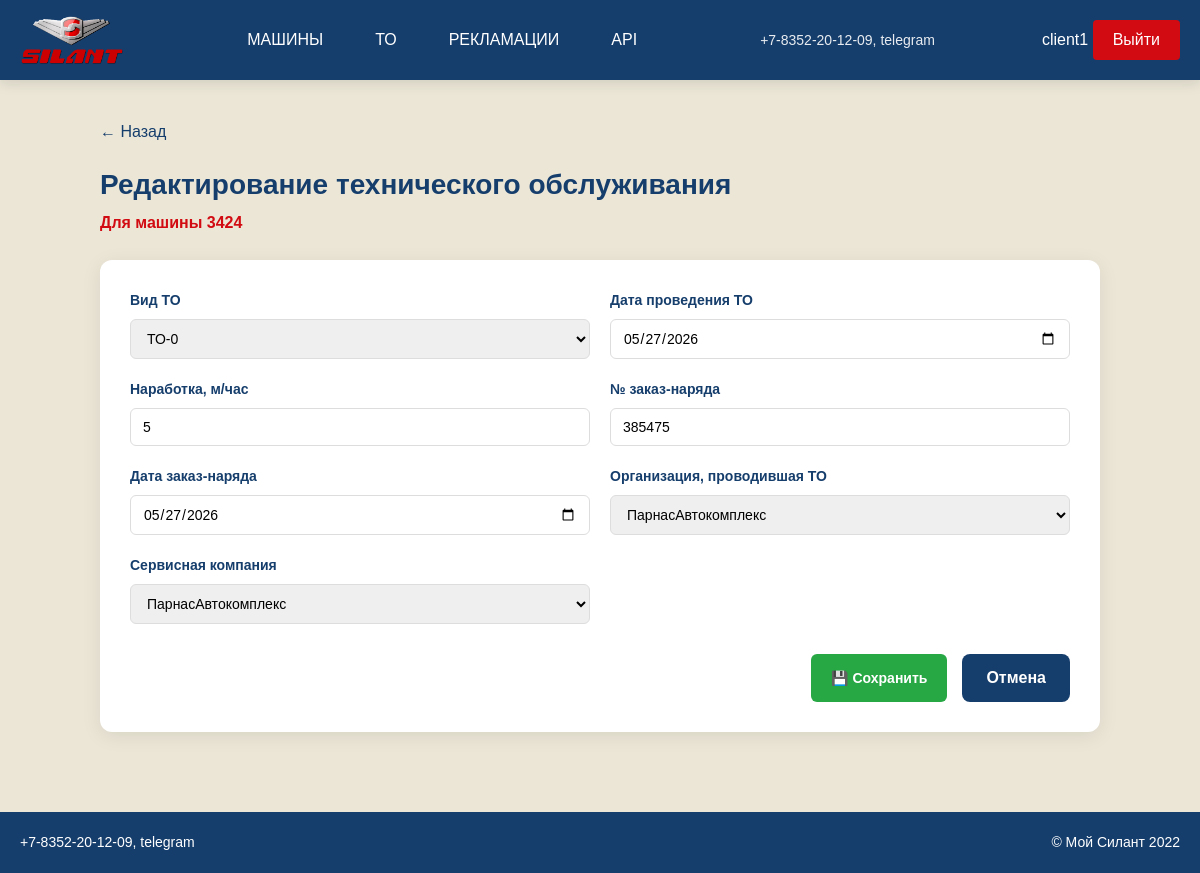
Page /maintenance/9/edit/ (signed in) on the committed database.
### accounts/models.py (models this page shows, shortened)
class User(AbstractUser):
    ROLE_CHOICES = (
        ('client', 'Клиент'),
        ('service', 'Сервисная организация'),
        ('manager', 'Менеджер'),
    )
    role = models.CharField('Роль', max_length=20, choices=ROLE_CHOICES, blank=True)
    phone = models.CharField('Телефон', max_length=20, blank=True)
    company_name = models.CharField('Название организации', max_length=200, blank=True)
    class Meta:
        verbose_name = 'Пользователь'
        verbose_name_plural = 'Пользователи'

### machines/models.py (models this page shows, shortened)
class Machine(models.Model):
    factory_number = models.CharField('Зав. № машины', max_length=50, unique=True)
    technique_model = models.ForeignKey(TechniqueModel, on_delete=models.CASCADE, verbose_name='Модель техники')
    engine_model = models.ForeignKey(EngineModel, on_delete=models.CASCADE, verbose_name='Модель двигателя')
    engine_number = models.CharField('Зав. № двигателя', max_length=50)
    transmission_model = models.ForeignKey(TransmissionModel, on_delete=models.CASCADE,
                                           verbose_name='Модель трансмиссии')
    transmission_number = models.CharField('Зав. № трансмиссии', max_length=50)
    drive_axle_model = models.ForeignKey(DriveAxleModel, on_delete=models.CASCADE, verbose_name='Модель ведущего моста')
    drive_axle_number = models.CharField('Зав. № ведущего моста', max_length=50)
    steer_axle_model = models.ForeignKey(SteerAxleModel, on_delete=models.CASCADE,
                                         verbose_name='Модель управляемого моста')
    steer_axle_number = models.CharField('Зав. № управляемого моста', max_length=50)
    supply_contract = models.CharField('Договор поставки №, дата', max_length=100)
    shipping_date = models.DateField('Дата отгрузки с завода')
    consignee = models.CharField('Грузополучатель (конечный потребитель)', max_length=200)
    delivery_address = models.TextField('Адрес поставки (эксплуатации)')
    equipment = models.TextField('Комплектация (доп. опции)', blank=True)
    client = models.ForeignKey(
        settings.AUTH_USER_MODEL,
        on_delete=models.CASCADE,
        related_name='machines_as_client',
        verbose_name='Клиент',
        limit_choices_to={'role': 'client'}
    )
    service_company = models.ForeignKey(
        ServiceCompany,
        on_delete=models.CASCADE,
        verbose_name='Сервисная компания'
    )
    class Meta:
        verbose_name = 'Машина'
        verbose_name_plural = 'Машины'
        ordering = ['-shipping_date']

### maintenances/models.py (models this page shows, shortened)
class Maintenance(models.Model):
    maintenance_type = models.ForeignKey(MaintenanceType, on_delete=models.CASCADE, verbose_name='Вид ТО')
    maintenance_date = models.DateField('Дата проведения ТО')
    operating_hours = models.PositiveIntegerField('Наработка, м/час')
    work_order_number = models.CharField('№ заказ-наряда', max_length=50)
    work_order_date = models.DateField('Дата заказ-наряда')
    organization = models.ForeignKey(
        ServiceCompany,
        on_delete=models.CASCADE,
        verbose_name='Организация, проводившая ТО',
        related_name='maintenances_as_organization'
    )
    machine = models.ForeignKey(Machine, on_delete=models.CASCADE, related_name='maintenances', verbose_name='Машина')
    service_company = models.ForeignKey(ServiceCompany, on_delete=models.CASCADE, verbose_name='Сервисная компания')
    class Meta:
        verbose_name = 'Техническое обслуживание'
        verbose_name_plural = 'Технические обслуживания'
        ordering = ['-maintenance_date']

### maintenances/views.py (the view, shortened to what this page needs)
# urls.py: path('maintenance/<int:pk>/edit/', MaintenanceUpdateView.as_view(), name='maintenance_edit'),
class MaintenanceUpdateView(LoginRequiredMixin, UserPassesTestMixin, UpdateView):
    model = Maintenance
    form_class = MaintenanceForm
    template_name = 'maintenances/maintenance_form.html'
    def test_func(self):
        user = self.request.user
        maintenance = self.get_object()
        company_name = user.company_name if hasattr(user, 'company_name') else None
        is_client = user.groups.filter(name='Клиент').exists()
        is_service = user.groups.filter(name='Сервисная организация').exists()
        is_manager = user.is_superuser or user.groups.filter(name='Менеджер').exists()
        if is_manager:
            return True
        if is_client:
            return maintenance.machine.client == user
        if is_service:
            return maintenance.machine.service_company.name == company_name
        return False
    def get_context_data(self, **kwargs):
        context = super().get_context_data(**kwargs)
        context['machine'] = self.get_object().machine
        return context
    def get_form_kwargs(self):
        kwargs = super().get_form_kwargs()
        kwargs['user'] = self.request.user
        return kwargs
    def get_initial(self):
        initial = super().get_initial()
        obj = self.get_object()
        if obj.maintenance_date:
            initial['maintenance_date'] = obj.maintenance_date.strftime('%Y-%m-%d')
        if obj.work_order_date:
            initial['work_order_date'] = obj.work_order_date.strftime('%Y-%m-%d')
        return initial

### maintenances/forms.py (shortened to what this page needs)
class MaintenanceForm(forms.ModelForm):
    class Meta:
        model = Maintenance
        fields = ['maintenance_type', 'maintenance_date', 'operating_hours',
                  'work_order_number', 'work_order_date', 'organization', 'service_company']
        widgets = {
            'maintenance_date': forms.DateInput(attrs={'type': 'date'}),
            'work_order_date': forms.DateInput(attrs={'type': 'date'}),
        }
    def __init__(self, *args, **kwargs):
        user = kwargs.pop('user', None)
        super().__init__(*args, **kwargs)
        can_edit = user and (user.is_superuser or user.groups.filter(name='Менеджер').exists())

### reference_books/models.py (called while the page is built)
    def __str__(self):
        return self.name

### templates/maintenances/maintenance_form.html (shortened to what this page needs)
{% extends 'base.html' %}
{% load static %}
{% block content %}
<div class="form-page">
    <div class="breadcrumb">
        <a href="javascript:history.back()">← Назад</a>
    </div>
    <div class="form-header">
        <h1>{% if form.instance.pk %}Редактирование технического обслуживания{% else %}Добавление технического обслуживания{% endif %}</h1>
        <p class="subtitle">Для машины {{ machine.factory_number }}</p>
    </div>
    <div class="form-card">
        <form method="post" class="main-form">
            <div class="form-grid">
                {% for field in form %}
                <div class="form-group">
                    <label for="{{ field.id_for_label }}">{{ field.label }}</label>
                    {{ field }}
                </div>
                {% endfor %}
            </div>
            <div class="form-buttons">
                <button type="submit" class="btn-save">💾 Сохранить</button>
                <a href="{% url 'machine_detail' machine.pk %}" class="btn-cancel">Отмена</a>
            </div>
        </form>
    </div>
</div>
{% endblock %}

### templates/base.html (shortened to what this page needs)
<!DOCTYPE html>
<html lang="ru">
<head>
    {% load static %}
    <link rel="stylesheet" href="{% static 'css/style.css' %}">
    <link rel="stylesheet" href="{% static 'css/responsive.css' %}">
</head>
<body>
    <header>
        <div class="container header-container">
            <div class="logo">
                <a href="{% url 'home' %}" class="logo-link">
                    <img src="{% static 'images/logo.png' %}" alt="Силант" height="50">
                </a>
            </div>
            {% if user.is_authenticated %}
            <div class="nav-links">
                <a href="{% url 'machine_list' %}">МАШИНЫ</a>
                <a href="{% url 'maintenance_list' %}">ТО</a>
                <a href="{% url 'complaint_list' %}">РЕКЛАМАЦИИ</a>
                <a href="/api/">API</a>
            </div>
            {% endif %}
            <div class="contacts">
                +7-8352-20-12-09, telegram
            </div>
            <div class="auth">
                {% if user.is_authenticated %}
                    {{ user.username }}
                    <a href="{% url 'account_logout' %}">Выйти</a>
                {% else %}
                    <a href="{% url 'account_login' %}">Авторизация</a>
                {% endif %}
            </div>
        </div>
    </header>
    <main>
        <div class="container">
            {% block content %}{% endblock %}
        </div>
    </main>
    <footer>
        <div class="container footer-container">
            <div>+7-8352-20-12-09, telegram</div>
            <div>© Мой Силант 2022</div>
        </div>
    </footer>
</body>
</html>

### static/css/responsive.css (style rules this page uses)
@media (max-width: 1366px) { .container { max-width: 1200px; } }

### static/css/base.css (style rules this page uses)
* { margin: 0; padding: 0; box-sizing: border-box; font-family: 'PT Astra Sans', 'PT Sans', sans-serif; }
:root { --primary: #163E6C; --primary-dark: #0f2e4d; --secondary: #D20A11; --secondary-dark: #a0080d; --bg-light: #EBE6D6; --bg-white: #FFFFFF; --text-dark: #333333; --text-gray: #666666; --border: #DDDDDD; --shadow: 0 2px 10px rgba(0, 0, 0, 0.05); --shadow-lg: 0 4px 20px rgba(0, 0, 0, 0.08); --radius: 12px; --radius-sm: 6px; }
body { background-color: var(--bg-light); min-height: 100vh; display: flex; flex-direction: column; color: var(--text-dark); line-height: 1.5; }
.container { width: 100%; max-width: 1400px; margin: 0 auto; padding: 0 20px; }
main { flex: 1; padding: 40px 0; }
footer { background-color: var(--primary); color: var(--bg-white); padding: 20px 0; margin-top: 40px; text-align: center; font-size: 14px; }
.footer-container { display: flex; justify-content: space-between; align-items: center; flex-wrap: wrap; gap: 15px; }
.breadcrumb { margin-bottom: 20px; }
.breadcrumb a { color: var(--primary); text-decoration: none; font-weight: 500; }

### static/css/header.css (style rules this page uses)
header { background-color: var(--primary); color: var(--bg-white); padding: 15px 0; box-shadow: 0 4px 12px rgba(0, 0, 0, 0.1); position: sticky; top: 0; z-index: 100; }
.header-container { display: flex; justify-content: space-between; align-items: center; flex-wrap: wrap; gap: 15px; }
.logo { font-size: 24px; font-weight: 700; letter-spacing: 1px; }
.logo img { max-height: 50px; vertical-align: middle; }
.nav-links { display: flex; gap: 20px; }
.nav-links a { color: var(--bg-white); text-decoration: none; font-size: 16px; font-weight: 500; padding: 8px 16px; border-radius: 4px; transition: all 0.3s ease; }
.contacts { font-size: 14px; opacity: 0.9; }
.auth a { color: var(--bg-white); text-decoration: none; background-color: var(--secondary); padding: 8px 20px; border-radius: 4px; transition: all 0.3s ease; display: inline-block; }

### static/css/forms.css (style rules this page uses)
.form-page { max-width: 1000px; margin: 0 auto; }
.form-header { margin-bottom: 25px; }
.form-header h1 { font-size: 28px; color: var(--primary); margin-bottom: 5px; }
.form-header .subtitle { color: var(--secondary); font-weight: 600; }
.form-card { background: var(--bg-white); border-radius: var(--radius); padding: 30px; box-shadow: var(--shadow-lg); }
.form-grid { display: grid; grid-template-columns: repeat(auto-fit, minmax(350px, 1fr)); gap: 20px; }
.form-group { display: flex; flex-direction: column; gap: 8px; }
.form-group label { font-weight: 600; color: var(--primary); font-size: 14px; }
.form-group input, .form-group select, .form-group textarea { padding: 10px 12px; border: 1px solid var(--border); border-radius: var(--radius-sm); font-size: 14px; font-family: inherit; transition: all 0.3s ease; }
.form-buttons { display: flex; gap: 15px; margin-top: 30px; justify-content: flex-end; flex-wrap: wrap; }

### static/css/components.css (style rules this page uses)
.btn, .btn-filter, .btn-reset, .btn-add-machine, .btn-edit, .btn-delete, .btn-add-maintenance, .btn-add-complaint, .btn-save, .btn-cancel { display: inline-block; padding: 10px 20px; border-radius: var(--radius-sm); text-decoration: none; font-weight: 600; transition: all 0.3s ease; border: none; cursor: pointer; font-size: 14px; }
.btn-save { background-color: #28a745; color: var(--bg-white); }
.btn-cancel { background-color: var(--secondary); color: var(--bg-white); }
.btn-cancel { background-color: #163E6C; color: white; text-decoration: none; padding: 12px 24px; border-radius: 8px; font-size: 16px; font-weight: 600; transition: all 0.3s ease; display: inline-block; }

### rows in the picture
User: username "client1"
Machine: factory_number "3424"
Maintenance: form "ТО-0" "05/27/2026" "5" "385475" "05/27/2026" "ПарнасАвтокомплекс" "ПарнасАвтокомплекс"

### other values in the picture
{{ field.label }} "Вид ТО" "Дата проведения ТО" "Наработка, м/час" "№ заказ-наряда" "Дата заказ-наряда" "Организация, проводившая ТО" "Сервисная компания"
